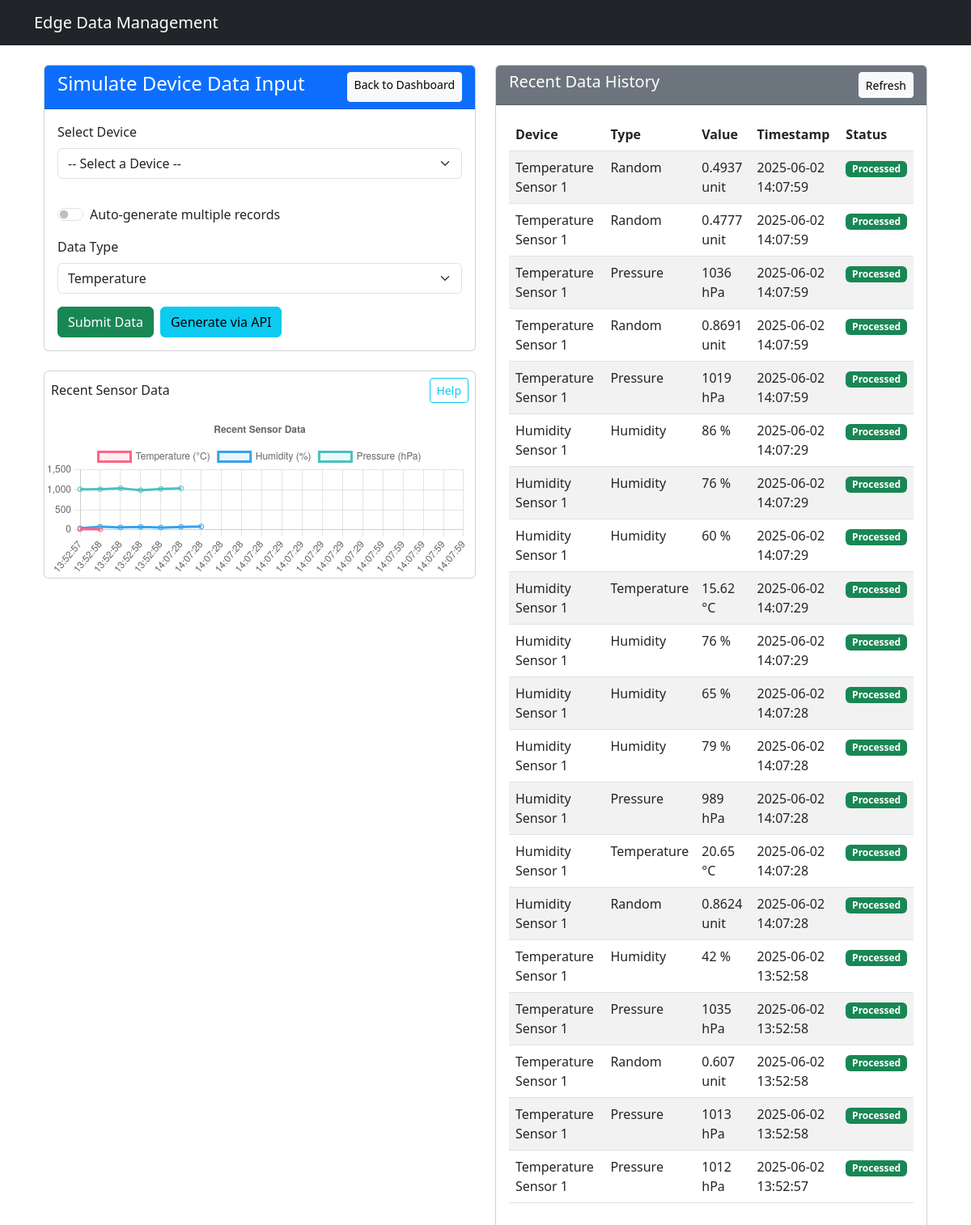
Page /simulate/ on the earlier database version.
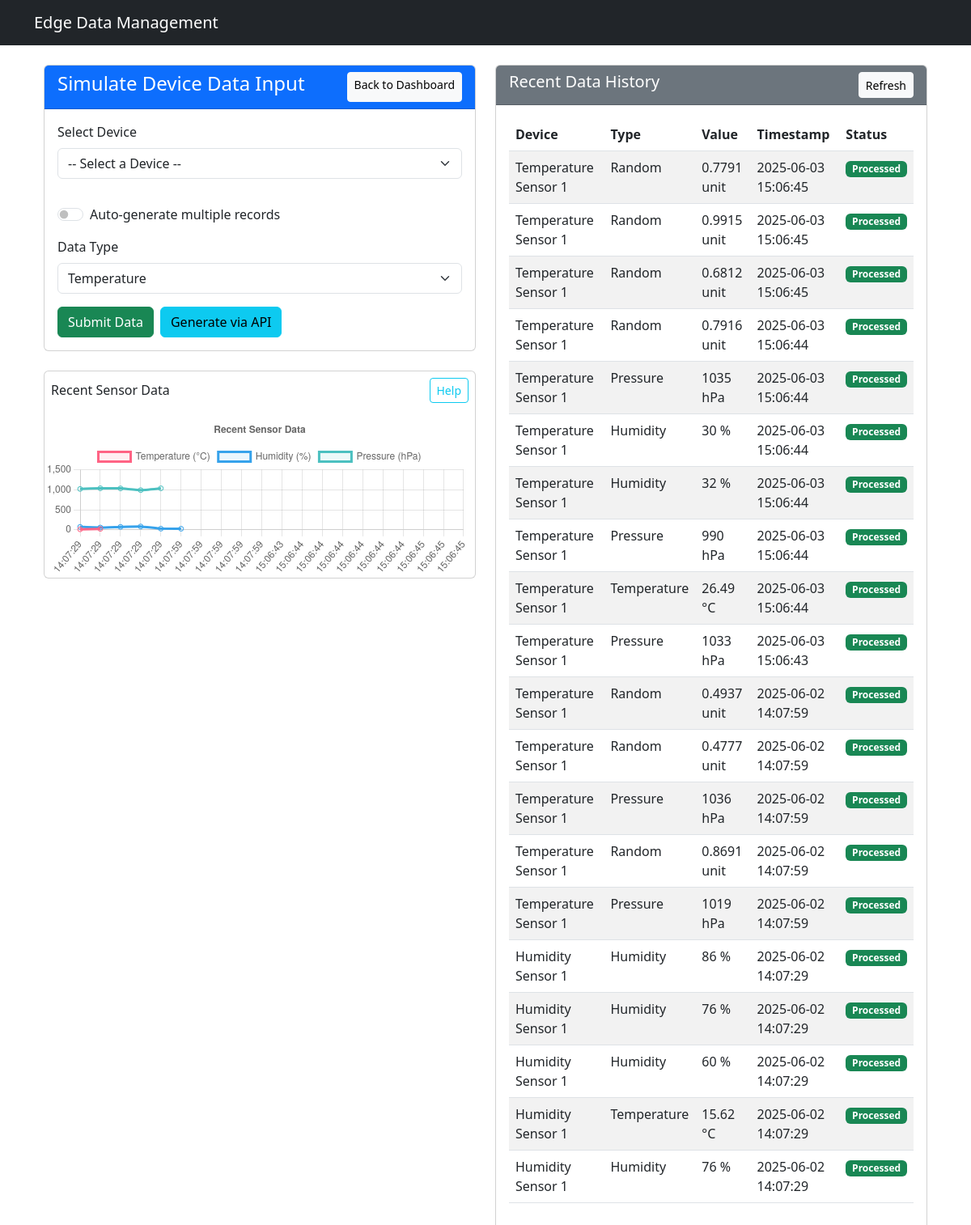
Same page on the later database version.
### data_management/models.py (models this page shows, shortened)
class RawData(models.Model):
    device = models.ForeignKey(Device, on_delete=models.CASCADE)
    timestamp = models.DateTimeField(auto_now_add=True)
    data = models.JSONField()  # Store sensor readings
    is_processed = models.BooleanField(default=False)

class Device(models.Model):
    name = models.CharField(max_length=100)
    device_type = models.CharField(max_length=50)
    location = models.CharField(max_length=100)
    last_active = models.DateTimeField(null=True, blank=True)

### data_management/views.py (the view, shortened to what this page needs)
# urls.py: path('simulate/', SimulateDeviceView.as_view(), name='simulate_device'),
class SimulateDeviceView(View):
    def get(self, request):
        devices = Device.objects.all()
        recent_data = RawData.objects.select_related('device').order_by('-timestamp')[:20]  # Last 20 records
        return render(request, 'data_management/device_input.html', {
            'devices': devices,
            'recent_data': recent_data,
            'auto_generate': request.GET.get('auto') == 'true'
        })

### data_management/templates/data_management/device_input.html (shortened to what the changed rows need)
{% extends "../base.html" %}
{% block content %}
<div class="container-fluid">
    <div class="row">
        <div class="col-lg-6 col-md-12 mb-4">
        <div class="mb-4  mt-4 card">
            <div class="d-flex justify-content-between align-items-center mb-2 p-2">
                <h6 class="mb-0">Recent Sensor Data</h6>
                <button type="button" class="btn btn-sm btn-outline-info" data-bs-toggle="popover"
                        title="Graph Explanation" data-bs-content="This graph shows the latest sensor readings over time. Each line represents a different sensor type (temperature, humidity, pressure). The x-axis shows timestamps and the y-axis shows the measured values. Hover over points to see exact values.">
                </button>
            </div>
            <canvas id="dataChart" height="200"></canvas>
        </div>
        </div>
        <div class="col-lg-6 col-md-12 mb-4">
            <div class="card h-100">
                <div class="card-body">
                    {% if recent_data %}
                    <div class="table-responsive">
                        <table class="table table-striped table-hover">
                            <thead>
                                <tr>
                                    <th>Device</th>
                                    <th>Type</th>
                                    <th>Value</th>
                                    <th>Timestamp</th>
                                    <th>Status</th>
                                </tr>
                            </thead>
                            <tbody>
                                {% for data in recent_data %}
                                <tr>
                                    <td>{{ data.device.name }}</td>
                                    <td>{{ data.data.type|title }}</td>
                                    <td>{{ data.data.value }} {{ data.data.unit }}</td>
                                    <td>{{ data.timestamp|date:"Y-m-d H:i:s" }}</td>
                                    <td>
                                        {% if data.is_processed %}
                                            <span class="badge bg-success">Processed</span>
                                        {% else %}
                                            <span class="badge bg-warning">Pending</span>
                                        {% endif %}
                                    </td>
                                </tr>
                                {% endfor %}
                            </tbody>
                        </table>
                    </div>
                    {% else %}
                    <p class="text-muted">No data history available yet.</p>
                    {% endif %}
                </div>
            </div>
        </div>
    </div>
</div>
{% endblock %}

Differences in the rows shown:
no longer on this page (row unchanged): RawData: device.name "Humidity Sensor 1", data.type "Humidity", data.value "65", data.unit "%", timestamp "2025-06-02 14:07:28", is_processed "Processed"
no longer on this page (row unchanged): RawData: device.name "Humidity Sensor 1", data.type "Humidity", data.value "79", data.unit "%", timestamp "2025-06-02 14:07:28", is_processed "Processed"
no longer on this page (row unchanged): RawData: device.name "Humidity Sensor 1", data.type "Pressure", data.value "989", data.unit "hPa", timestamp "2025-06-02 14:07:28", is_processed "Processed"
no longer on this page (row unchanged): RawData: device.name "Humidity Sensor 1", data.type "Temperature", data.value "20.65", data.unit "°C", timestamp "2025-06-02 14:07:28", is_processed "Processed"
no longer on this page (row unchanged): RawData: device.name "Humidity Sensor 1", data.type "Random", data.value "0.8624", data.unit "unit", timestamp "2025-06-02 14:07:28", is_processed "Processed"
no longer on this page (row unchanged): RawData: device.name "Temperature Sensor 1", data.type "Humidity", data.value "42", data.unit "%", timestamp "2025-06-02 13:52:58", is_processed "Processed"
no longer on this page (row unchanged): RawData: device.name "Temperature Sensor 1", data.type "Pressure", data.value "1035", data.unit "hPa", timestamp "2025-06-02 13:52:58", is_processed "Processed"
no longer on this page (row unchanged): RawData: device.name "Temperature Sensor 1", data.type "Random", data.value "0.607", data.unit "unit", timestamp "2025-06-02 13:52:58", is_processed "Processed"
no longer on this page (row unchanged): RawData: device.name "Temperature Sensor 1", data.type "Pressure", data.value "1013", data.unit "hPa", timestamp "2025-06-02 13:52:58", is_processed "Processed"
no longer on this page (row unchanged): RawData: device.name "Temperature Sensor 1", data.type "Pressure", data.value "1012", data.unit "hPa", timestamp "2025-06-02 13:52:57", is_processed "Processed"
added RawData: device.name "Temperature Sensor 1", data.type "Random", data.value "0.7791", data.unit "unit", timestamp "2025-06-03 15:06:45", is_processed "Processed"
added RawData: device.name "Temperature Sensor 1", data.type "Random", data.value "0.9915", data.unit "unit", timestamp "2025-06-03 15:06:45", is_processed "Processed"
added RawData: device.name "Temperature Sensor 1", data.type "Random", data.value "0.6812", data.unit "unit", timestamp "2025-06-03 15:06:45", is_processed "Processed"
added RawData: device.name "Temperature Sensor 1", data.type "Random", data.value "0.7916", data.unit "unit", timestamp "2025-06-03 15:06:44", is_processed "Processed"
added RawData: device.name "Temperature Sensor 1", data.type "Pressure", data.value "1035", data.unit "hPa", timestamp "2025-06-03 15:06:44", is_processed "Processed"
added RawData: device.name "Temperature Sensor 1", data.type "Humidity", data.value "30", data.unit "%", timestamp "2025-06-03 15:06:44", is_processed "Processed"
added RawData: device.name "Temperature Sensor 1", data.type "Humidity", data.value "32", data.unit "%", timestamp "2025-06-03 15:06:44", is_processed "Processed"
added RawData: device.name "Temperature Sensor 1", data.type "Pressure", data.value "990", data.unit "hPa", timestamp "2025-06-03 15:06:44", is_processed "Processed"
added RawData: device.name "Temperature Sensor 1", data.type "Temperature", data.value "26.49", data.unit "°C", timestamp "2025-06-03 15:06:44", is_processed "Processed"
added RawData: device.name "Temperature Sensor 1", data.type "Pressure", data.value "1033", data.unit "hPa", timestamp "2025-06-03 15:06:43", is_processed "Processed"
Other differences:
chart data {{ data.data.type }}: random, random, pressure, random, pressure, humidity, humidity, humidity, temperature, humidity, humidity, humidity, pressure, temperature, random, humidity, pressure, random, pressure, pressure → random, random, random, random, pressure, humidity, humidity, pressure, temperature, pressure, random, random, pressure, random, pressure, humidity, humidity, humidity, temperature, humidity
chart data {{ data.data.value }}: 0.4937, 0.4777, 1036, 0.8691, 1019, 86, 76, 60, 15.62, 76, 65, 79, 989, 20.65, 0.8624, 42, 1035, 0.607, 1013, 1012 → 0.7791, 0.9915, 0.6812, 0.7916, 1035, 30, 32, 990, 26.49, 1033, 0.4937, 0.4777, 1036, 0.8691, 1019, 86, 76, 60, 15.62, 76
chart data {{ data.timestamp|date:"H:i:s" }}: 14:07:59, 14:07:59, 14:07:59, 14:07:59, 14:07:59, 14:07:29, 14:07:29, 14:07:29, 14:07:29, 14:07:29, 14:07:28, 14:07:28, 14:07:28, 14:07:28, 14:07:28, 13:52:58, 13:52:58, 13:52:58, 13:52:58, 13:52:57 → 15:06:45, 15:06:45, 15:06:45, 15:06:44, 15:06:44, 15:06:44, 15:06:44, 15:06:44, 15:06:44, 15:06:43, 14:07:59, 14:07:59, 14:07:59, 14:07:59, 14:07:59, 14:07:29, 14:07:29, 14:07:29, 14:07:29, 14:07:29
chart data {{ data.data.unit }}: unit, unit, hPa, unit, hPa, %, %, %, °C, %, %, %, hPa, °C, unit, %, hPa, unit, hPa, hPa → unit, unit, unit, unit, hPa, %, %, hPa, °C, hPa, unit, unit, hPa, unit, hPa, %, %, %, °C, %
